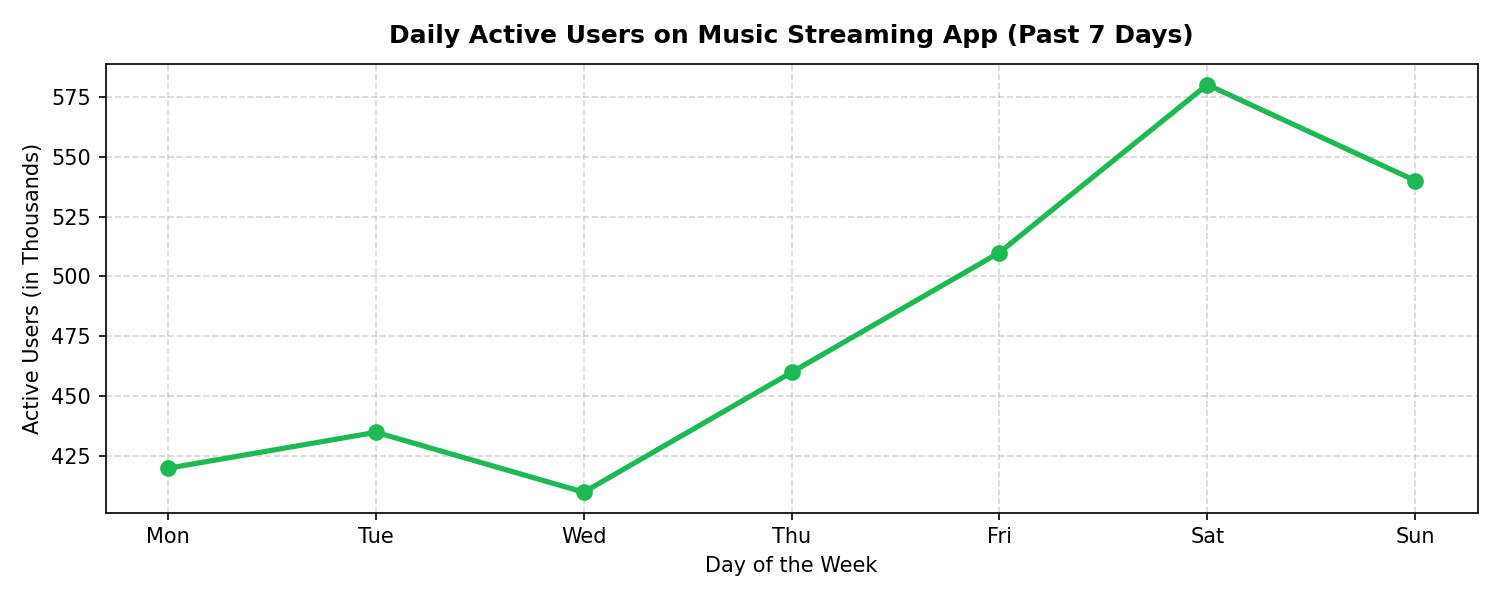

Python code for this plot:

import matplotlib
matplotlib.use('Agg')
import matplotlib.pyplot as plt

days = ['Mon', 'Tue', 'Wed', 'Thu', 'Fri', 'Sat', 'Sun']
active_users_k = [420, 435, 410, 460, 510, 580, 540]

# Set exact figure dimensions: 10 inches wide by 4 inches tall
plt.figure(figsize=(10, 4))
plt.plot(days, active_users_k, color='#1DB954', marker='o', linewidth=2.5, markersize=7)

plt.title('Daily Active Users on Music Streaming App (Past 7 Days)', fontsize=12, fontweight='bold', pad=10)
plt.xlabel('Day of the Week', fontsize=10)
plt.ylabel('Active Users (in Thousands)', fontsize=10)
plt.grid(True, linestyle='--', alpha=0.5)

plt.tight_layout()
plt.savefig('session8_task1_figure_size.png', dpi=150)
plt.close()

print("session8_task1_figure_size.py executed successfully. Chart saved as session8_task1_figure_size.png (150 DPI).")
